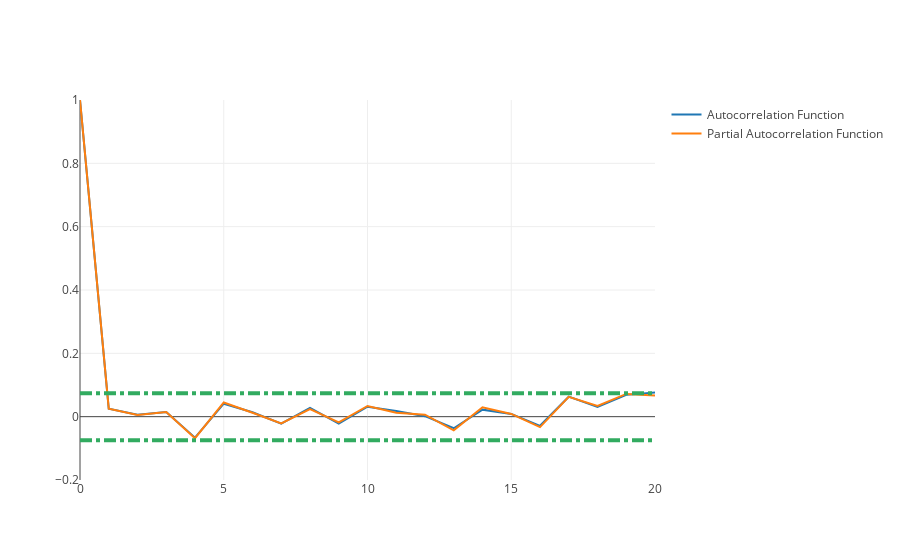

Notebook code cell kept with this figure:
### Markdown cell above
## Time Series Forecasting


Our timeseries has significant dependence among values. This can be modeled using ARIMA (Auto-Regressive Integrated Moving Averages). It represents a linear equation. The parameter in the model are:
Number of  Auto-Regressive (p): It is the possible lag-window of dependent variable. For example, if p = 10 the predictors will be x(t-1) to x(t-10)

**Number of MA terms (q):** It is the possible lag-window forecast error in prediction equation. For eample if q is 10, the predictors for x(t) will be e(t-1) to e(t-10) where e(i) = moving average at i - actual value.

**Number of differences (d):** It is the number of nonseasonal differences

To determine the value of 'p' and 'q', we use following analysis.

**Autocorrelation Function (ACF)** is the correlation between the the timeseries with a lagged version of itself and Partial **Autocorrelation Function (PACF)** is the correlation between the timeseries with a lagged version of itself after eliminating the variations already explained by the intervening comparisons

The plots below show confidence intervals. They are used to determine 'p' and 'q'. 'p' and  'q' are the values where PACF and ACF crocess the upper confidence interval for the first time respectitvely. (In our case the graphs are a lot overlapped)

### Code cell
#ACF and PACF plots:
ts_log_diff = ts_log - ts_log.shift()
ts_log_diff.dropna(inplace=True)
lag_acf = acf(ts_log_diff, nlags=20)
lag_pacf = pacf(ts_log_diff, nlags=20, method='ols')


trace0 = go.Scatter(y=lag_acf, name = 'Autocorrelation Function')
trace1 = go.Scatter(y=lag_pacf,name = 'Partial Autocorrelation Function')
data = [trace0,trace1]

layout = {
    'xaxis': {
        'range': [0, 20]
    },
    'yaxis': {
        'range': [-0.2, 1]
    },
    'shapes': [
        {
            'type': 'line',
            'x0': 0,
            'y0': -1.96/np.sqrt(len(ts_log_diff)),
            'x1': 20,
            'y1': -1.96/np.sqrt(len(ts_log_diff)),
            'line': {
                'color': 'rgb(50, 171, 96)',
                'width': 4,
                'dash': 'dashdot',
            },
        },
        {
            'type': 'line',
            'x0': 0,
            'y0': 1.96/np.sqrt(len(ts_log_diff)),
            'x1': 20,
            'y1': 1.96/np.sqrt(len(ts_log_diff)),
            'line': {
                'color': 'rgb(50, 171, 96)',
                'width': 4,
                'dash': 'dashdot',
            },
        },        
    ]
}

fig = {
    'data': data,
    'layout': layout,
}
py.iplot(fig, filename='shapes-lines')

### Figure 1 — Plotly figure (JSON) as saved in the notebook; plotly's stock layout.template omitted (floating-point values rounded to 4 significant figures)
{"data": [{"name": "Autocorrelation Function", "type": "scatter", "y": [1, 0.02505, 0.006223, 0.01463, -0.06634, 0.04098, 0.01401, -0.02196, 0.02805, -0.02217, 0.03151, 0.01816, 0.001546, -0.03654, 0.02213, 0.008685, -0.02885, 0.06312, 0.03088, 0.06885, 0.07598]}, {"name": "Partial Autocorrelation Function", "type": "scatter", "y": [1, 0.02517, 0.005554, 0.01441, -0.06799, 0.04493, 0.01224, -0.02138, 0.0239, -0.01827, 0.03375, 0.01231, 0.006256, -0.04328, 0.02945, 0.008621, -0.03302, 0.06268, 0.03399, 0.07188, 0.06687]}], "layout": {"shapes": [{"line": {"color": "rgb(50, 171, 96)", "dash": "dashdot", "width": 4}, "type": "line", "x0": 0, "x1": 20, "y0": -0.07413, "y1": -0.07413}, {"line": {"color": "rgb(50, 171, 96)", "dash": "dashdot", "width": 4}, "type": "line", "x0": 0, "x1": 20, "y0": 0.07413, "y1": 0.07413}], "xaxis": {"range": [0, 20]}, "yaxis": {"range": [-0.2, 1]}}}
